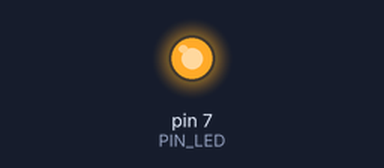
A sketch run on a simulated Arduino Uno, built with avr-gcc and run on an emulated ATmega328P. Shown: output pins drawn as LEDs (lit = HIGH). At 2.0 s the program stops and its outputs stay as they are.

Above: at 0.5 s.
At 1.85 s:
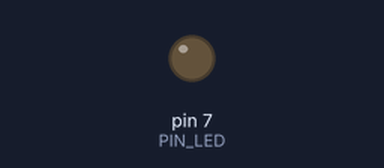
Timing chart, 0 to 3.0 s (numbered marks = the images above):
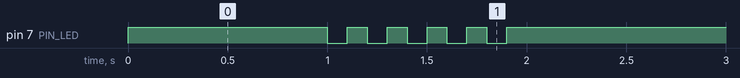

The sketch:

05_practice_2.ino
```cpp
#define PIN_LED 7

void setup() {
  // GPIO 7번 핀을 출력 모드로 설정
  pinMode(PIN_LED, OUTPUT);
}

void loop() {
  // 처음 1초 동안 LED 켜기
  digitalWrite(PIN_LED, HIGH);  // LED 켜기
  delay(1000);                  // 1초 대기

  // 다음 1초 동안 LED 5회 깜빡이기
  for (int i = 0; i < 5; i++) {
    digitalWrite(PIN_LED, LOW);   // LED 끄기
    delay(100);                   // 0.1초 대기
    digitalWrite(PIN_LED, HIGH);  // LED 켜기
    delay(100);                   // 0.1초 대기
  }

  // LED 끄고 무한 루프에 진입
  digitalWrite(PIN_LED, HIGH);
  while(1){
  }
}
```

Measured:
- by itself, pin 7 (PIN_LED): repeats every 0.20 s: LOW 0.10 s, HIGH 0.10 s, until it stays HIGH from 1.9 s
